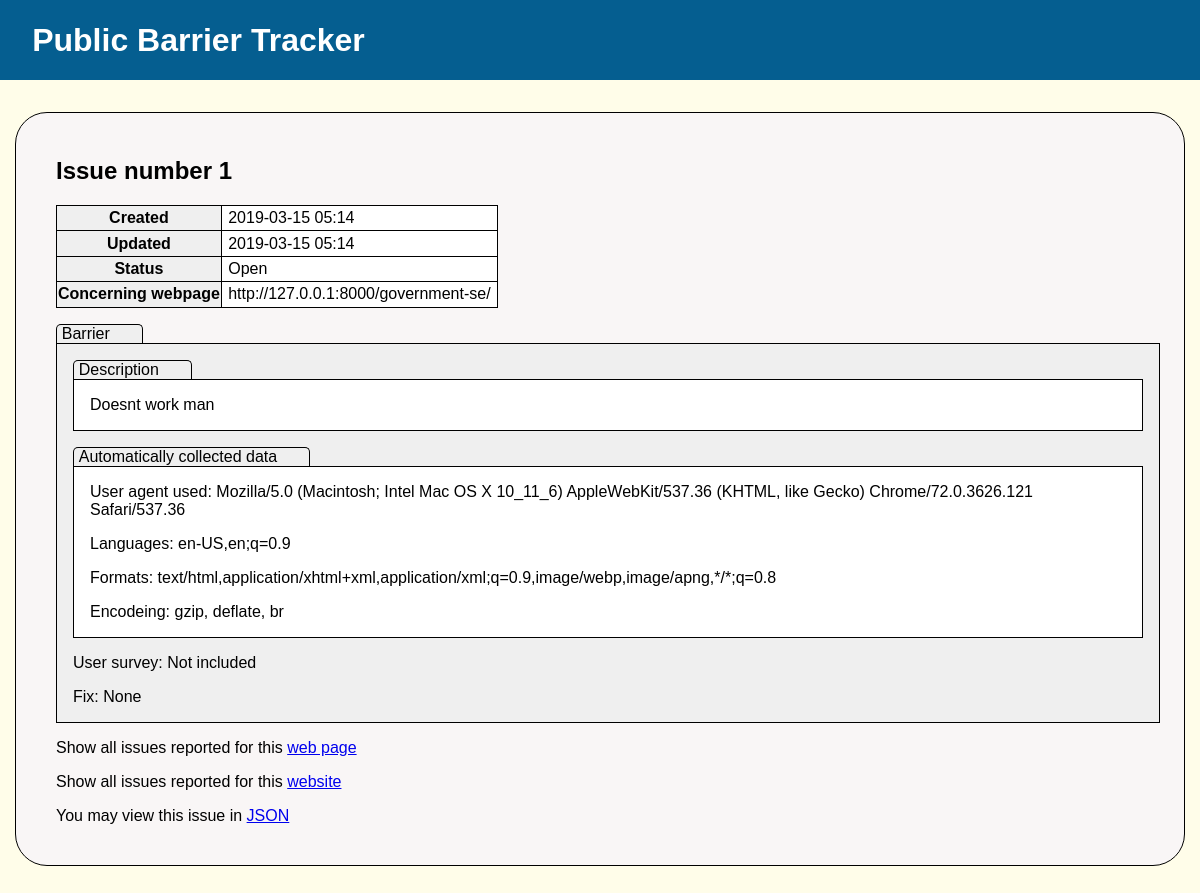
The app's page /issue_presentation/1/ with its own data.
### pbtform/models.py (models this page shows, shortened)
class IssueReport(models.Model):
    email_list = models.ManyToManyField(ContactEmail, blank=True)
    closed = models.BooleanField(default=False)
    webpage_reported = models.URLField()
    date_created = models.DateTimeField(auto_now_add=True)
    date_updated = models.DateTimeField(auto_now=True)
    date_closed = models.DateTimeField(null=True, blank=True)

class BarrierReport(models.Model):
    issue_level = models.IntegerField(default=0)
    what_they_did = models.TextField(blank=True, null=False, default='')
    what_went_wrong = models.TextField(blank=True, null=False, default='')
    automatic_information_included = models.BooleanField(default=False)
    user_survey_included = models.BooleanField(default=False)
    issue_number = models.OneToOneField(IssueReport, on_delete=models.CASCADE, related_name="barrier_report")
    issue_fix = models.URLField(null=True, blank=True)

class IssueExtraData(models.Model):
    http_user_agent = models.TextField(blank=True, null=False, default='')
    http_languages = models.TextField(blank=True, null=False, default='')
    http_accept = models.TextField(blank=True, null=False, default='')
    http_accept_encoding = models.TextField(blank=True, null=False, default='')
    barrier = models.OneToOneField(BarrierReport, on_delete=models.CASCADE, related_name="extra_data")

### pbtform/views.py (the view)
# urls.py: url(r'^issue_presentation/(?P<issue_number>[0-9]+)/$', formviwes.issue_presentation),
def issue_presentation(request, issue_number):
    try:
        issue = IssueReport.objects.get(id=issue_number)
        parsed = helper.getDomain(issue.webpage_reported)
        domain = parsed.scheme + '://' + parsed.netloc
    except IssueReport.DoesNotExist:
        issue = None
    context = {'issue': issue,
               'domain': domain}
    context = helper.addSessionContext(request, context)
    return render(request, 'issue_presentation.html', context)

### pbtform/helper.py (called while the page is built)
def getDomain(urlString):
    response = urlparse(urlString)
    return response

def addSessionContext(request, context):
    if 'font_family' in request.session:
        context['font_family'] = request.session["font_family"]
    return context

### pbtform/templates/issue_presentation.html (shortened to what this page needs)
{% extends "base_site.html" %}
{% load i18n %}
{% load static %}
{% block custom_css %}
<link rel="stylesheet" type="text/css" href="{% static 'styles/issue_presentation.css' %}" />
{% endblock %}
{% block extra_header_controls %}
<div class="header">
  <h1>Public Barrier Tracker</h1>
</div>
{% endblock %}
{% block main_content %}
{% if issue %}
<div class="issuesPage">
  <h2>Issue number {{issue.id}}</h2>
  <table>
    <tr>
      <th>Created</th>
      <td>{{issue.date_created|date:'Y-m-d H:i'}}</td>
    </tr>
    <tr>
      <th>Updated</th>
      <td>{{issue.date_updated|date:'Y-m-d H:i'}}</td>
    </tr>
    <tr>
      <th>Status</th>
    {% if not issue.closed %}
      <td>Open</td>
    {% endif %}
    <tr>
      <th>Concerning webpage</th>
      <td>{{issue.webpage_reported}}</td>
    </tr>
  </table>
</div>
{% endif %}
{% if issue %}
<div class="issuesPage">
  {% if issue.barrier_report %}
    {% if issue.information_request %}
    <div class="infoBoxTitle">Information Request</div><br>
    <div class="issueType">
    <div class="infoBoxTitle">Format Requested</div>
    <div class="infobox">
      <p>{{issue.information_request.format_requested}}</p>
    </div>
    {% else %}
    <div class="infoBoxTitle">Barrier</div><br>
    <div class="issueType">
    {% endif %}
    <div class="infoBoxTitle">Description</div>
      <div class="infobox">
        <p>{{issue.barrier_report.what_went_wrong}}</p>
      </div>
    <div class="infoBoxTitle">Automatically collected data</div>
    <div class="infobox">
    {% if issue.barrier_report.automatic_information_included %}
      <p>User agent used: {{issue.barrier_report.extra_data.http_user_agent}}</p>
      <p>Languages: {{issue.barrier_report.extra_data.http_languages}}</p>
      <p>Formats: {{issue.barrier_report.extra_data.http_accept}}</p>
      <p>Encodeing: {{issue.barrier_report.extra_data.http_accept_encoding}}</p>
    {% else %}
      <p>None</p>
    {% endif %}
    </div>
    {% if issue.barrier_report.user_survey_included %}
    <p>THIS NEEDS TO BE UPDATED!  </p>
    {% else %}
    <p>User survey: Not included</p>
    {% endif %}
    <p>Fix: {{issue.barrier_report.issue_fix}}</p>
  {% endif %}
  </div>
  <p>Show all issues reported for this <a href="/issues_list/?url_is={{issue.webpage_reported}}">web page</a></p>
  <p>Show all issues reported for this <a href="/issues_list/?url_startwith={{domain}}">website</a></p>
  <p>You may view this issue in <a href="/api/IssueReport/{{issue.id}}/">JSON</a></p>
</div>
{% endif %}
{% endblock %}

### pbtform/templates/base_site.html (shortened to what this page needs)
{% load i18n %}
{% load static %}
<!DOCTYPE html>
{% get_current_language as LANGUAGE_CODE %}
<html lang="{{ LANGUAGE_CODE }}">
<head>
<link rel="stylesheet" type="text/css" href="{% static 'styles/base_site.css' %}" />
{% block custom_css %}{% endblock %}
</head>
<body {% block body_attrs %}{% endblock %}>
{% block header_banner %}
<div id="pbt_header">
  {% block extra_header_controls %}{% endblock %}
</div>
{% endblock %}
<div id="mainContent" role="main" class="mainContent">
{% block main_content %}Put main content here{% endblock %}
</div>
</body>
</html>

### pbtform/static/styles/base_site.css (style rules this page uses)
.mainContent { max-width: 70em; margin: auto; display: table; margin-top: 2em; margin-bottom: 2em; background: #f9f6f6; border: solid thin black; border-radius: 2em; padding: 1.5em; }
body { background: #fffde9; margin: 0; }
.header { padding: 0.01em; background: #055e90; color: white; top: 0; }
.header h1 { margin-left: 1em; }
* { font-family: sans-serif; }

### pbtform/static/styles/issue_presentation.css (style rules this page uses)
.issueType { padding-left: 1em; border: thin solid black; display: inline-block; background: #efefef }
.infobox { padding-left: 1em; margin-right: 1em; padding-right: 1em; border: thin solid black; background: white; min-width: 12em; }
.issuesPage { margin-left: 1em; }
.infoBoxTitle { border-right: 1px solid #000; border-top: 1px solid #000; border-left: 1px solid #000; border-radius: 5px 5px 0 0; display: inline-block; padding-right: 2em; padding-left: 0.3em; margin-top: 1em; background: #efefef }
table { border-collapse: collapse; }
table th { border: thin solid black; background: #efefef }
table td { padding: 0.2em; padding-left: 0.4em; padding-right: 0.4em; border: thin solid black; background: white; }

### records on screen
IssueReport: id "1", date_created "2019-03-15 05:14", date_updated "2019-03-15 05:14", webpage_reported "http://127.0.0.1:8000/government-se/", barrier_report.what_went_wrong "Doesnt work man", barrier_report.extra_data.http_user_agent "Mozilla/5.0 (Macintosh; Intel Mac OS X 10_11_6) AppleWebKit/537.36 (KHTML, like Gecko) Chrome/72.0.3626.121 Safari/537.36", barrier_report.extra_data.http_languages "en-US,en;q=0.9", barrier_report.extra_data.http_accept "text/html,application/xhtml+xml,application/xml;q=0.9,image/webp,image/apng,*/*;q=0.8", barrier_report.extra_data.http_accept_encoding "gzip, deflate, br", barrier_report.issue_fix "None"
